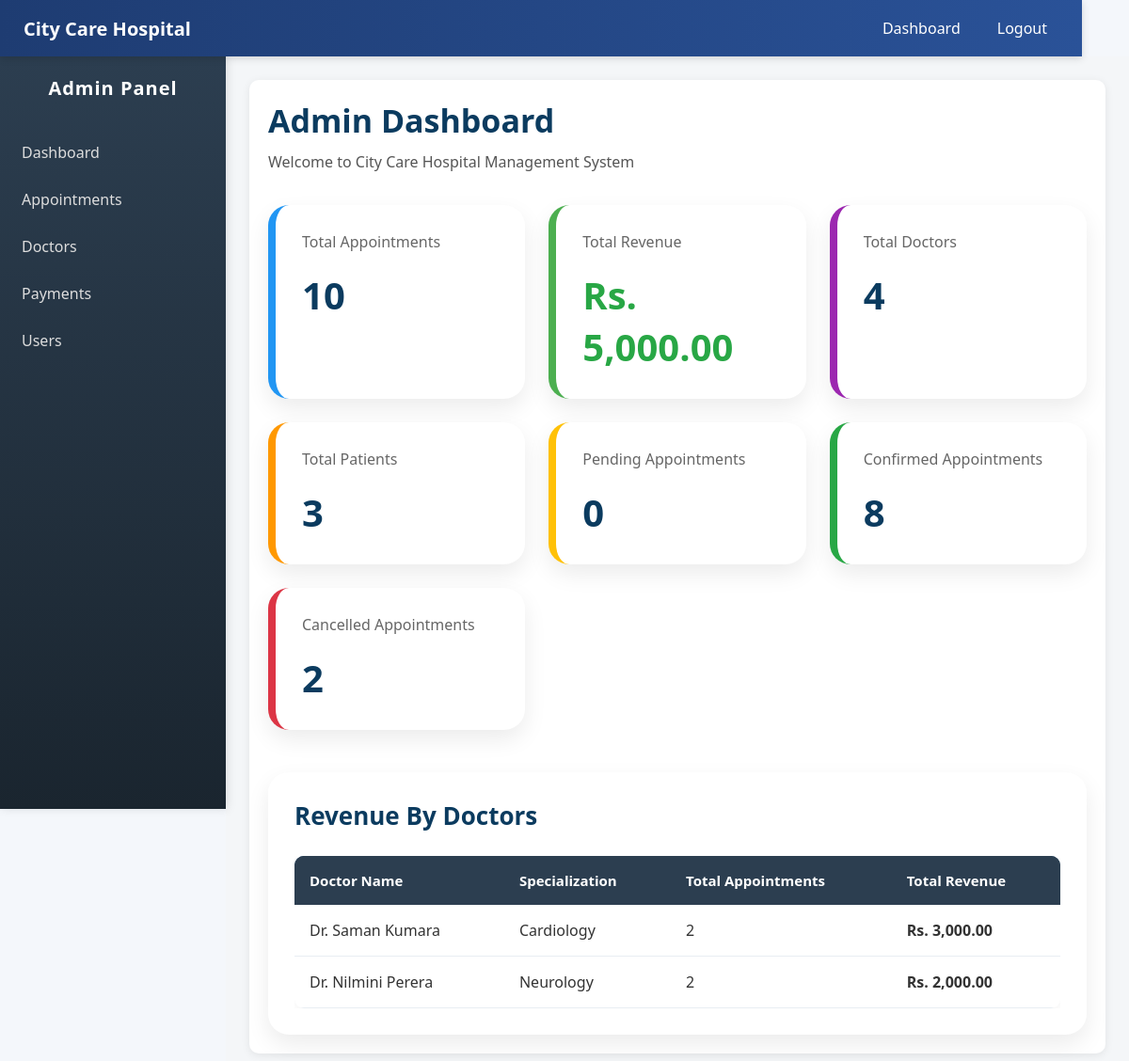
Page /admin/admin-dashboard.php on the committed database.
### tables this page shows
CREATE TABLE IF NOT EXISTS `doctors` (
  `doctor_id` int NOT NULL AUTO_INCREMENT,
  `name` varchar(100) NOT NULL,
  `specialization` varchar(100) NOT NULL,
  `contact` varchar(15) DEFAULT NULL,
  PRIMARY KEY (`doctor_id`),
  KEY `specialization` (`specialization`)
);

### admin/pages/dashboard.php (the view, shortened to what this page needs)
<?php
require_once "../includes/db.php";
$totalAppointments = $pdo->query("
    SELECT COUNT(*)
    FROM appointments
")->fetchColumn();
$totalPayments = $pdo->query("
    SELECT IFNULL(SUM(amount),0)
    FROM payments
")->fetchColumn();
$totalDoctors = $pdo->query("
    SELECT COUNT(*)
    FROM doctors
")->fetchColumn();
$totalPatients = $pdo->query("
    SELECT COUNT(*)
    FROM users
    WHERE role='Patient'
")->fetchColumn();
$pendingAppointments = $pdo->query("
    SELECT COUNT(*)
    FROM appointments
    WHERE status='Pending'
")->fetchColumn();
$confirmedAppointments = $pdo->query("
    SELECT COUNT(*)
    FROM appointments
    WHERE status='Confirmed'
")->fetchColumn();
$cancelledAppointments = $pdo->query("
    SELECT COUNT(*)
    FROM appointments
    WHERE status='Cancelled'
")->fetchColumn();
$revenueData = $pdo->query("
    SELECT *
    FROM vw_revenuebydoctor
    ORDER BY total_revenue DESC
");
?>
<div class="dashboard-container">
    <h2 class="dashboard-title">
        Admin Dashboard
    </h2>
    <p class="dashboard-subtitle">
        Welcome to City Care Hospital Management System
    </p>
    <div class="dashboard-grid">
        <div class="dashboard-card appointments">
            <div class="card-title">
                Total Appointments
            </div>
            <div class="card-value">
                <?php echo $totalAppointments; ?>
            </div>
        </div>
        <div class="dashboard-card payments">
            <div class="card-title">
                Total Revenue
            </div>
            <div class="card-value money">
                Rs.
                <?php echo number_format($totalPayments,2); ?>
            </div>
        </div>
        <div class="dashboard-card doctors">
            <div class="card-title">
                Total Doctors
            </div>
            <div class="card-value">
                <?php echo $totalDoctors; ?>
            </div>
        </div>
        <div class="dashboard-card patients">
            <div class="card-title">
                Total Patients
            </div>
            <div class="card-value">
                <?php echo $totalPatients; ?>
            </div>
        </div>
        <div class="dashboard-card pending">
            <div class="card-title">
                Pending Appointments
            </div>
            <div class="card-value">
                <?php echo $pendingAppointments; ?>
            </div>
        </div>
        <div class="dashboard-card confirmed">
            <div class="card-title">
                Confirmed Appointments
            </div>
            <div class="card-value">
                <?php echo $confirmedAppointments; ?>
            </div>
        </div>
        <div class="dashboard-card cancelled">
            <div class="card-title">
                Cancelled Appointments
            </div>
            <div class="card-value">
                <?php echo $cancelledAppointments; ?>
            </div>
        </div>
    </div>
    <div class="revenue-section">
        <h3 class="revenue-title">
            Revenue By Doctors
        </h3>
        <div class="table-wrapper">
            <table class="revenue-table">
                <thead>
                    <tr>
                        <th>Doctor Name</th>
                        <th>Specialization</th>
                        <th>Total Appointments</th>
                        <th>Total Revenue</th>
                    </tr>
                </thead>
                <tbody>
                    <?php if($revenueData->rowCount() > 0): ?>
                        <?php while($row = $revenueData->fetch()): ?>
                            <tr>
                                <td>
                                    <?php
                                    echo htmlspecialchars(
                                        $row['doctor_name']
                                    );
                                    ?>
                                </td>
                                <td>
                                    <?php
                                    echo htmlspecialchars(
                                        $row['specialization']
                                    );
                                    ?>
                                </td>
                                <td>
                                    <?php
                                    echo $row['total_appointments'];
                                    ?>
                                </td>
                                <td class="revenue-money">
                                    Rs.
                                    <?php
                                    echo number_format(
                                        $row['total_revenue'],
                                        2
                                    );
                                    ?>
                                </td>
                            </tr>
                        <?php endwhile; ?>
                    <?php endif; ?>
                </tbody>
            </table>
        </div>
    </div>
</div>

### admin/styles.css (style rules this page uses)
body { margin: 0; font-family: "Segoe UI", Arial, sans-serif; background: #f4f6f9; }
h2 { margin-top: 0; color: #2c3e50; }
table { width: 100%; border-collapse: collapse; background: white; border-radius: 10px; overflow: hidden; box-shadow: 0 2px 10px rgba(0, 0, 0, 0.05); }
table th { background: #2c3e50; color: white; padding: 12px; }
table td { padding: 12px; border-bottom: 1px solid #eee; }

### admin/admin-dashboard.php (style rules this page uses)
body { margin: 0; font-family: Arial, sans-serif; background: #f4f6f8; }

### admin/pages/dashboard.php (style rules this page uses)
* { margin:0; padding:0; box-sizing:border-box; font-family:'Segoe UI',sans-serif; }
body { background:#f4f7fb; }
.dashboard-title { font-size:34px; font-weight:bold; margin-bottom:10px; color:#0b3b5f; }
.dashboard-subtitle { color:#555; margin-bottom:35px; font-size:16px; }
.dashboard-grid { display:grid; grid-template-columns: repeat(auto-fit,minmax(250px,1fr)); gap:25px; }
.dashboard-card { background:white; border-radius:22px; padding:28px; box-shadow:0 10px 25px rgba(0,0,0,0.08); transition:0.3s; }
.card-title { font-size:16px; color:#666; margin-bottom:18px; }
.card-value { font-size:40px; font-weight:bold; color:#0b3b5f; }
.appointments { border-left:8px solid #2196f3; }
.payments { border-left:8px solid #4caf50; }
.doctors { border-left:8px solid #9c27b0; }
.patients { border-left:8px solid #ff9800; }
.pending { border-left:8px solid #ffc107; }
.confirmed { border-left:8px solid #28a745; }
.cancelled { border-left:8px solid #dc3545; }
.money { color:#28a745; }
.revenue-section { margin-top:45px; background:white; border-radius:22px; padding:28px; box-shadow:0 10px 25px rgba(0,0,0,0.08); }
.revenue-title { font-size:26px; color:#0b3b5f; margin-bottom:25px; }
.table-wrapper { overflow-x:auto; }
.revenue-table { width:100%; border-collapse:collapse; overflow:hidden; }
.revenue-table thead { background:#0b3b5f; color:white; }
.revenue-table th { padding:16px; text-align:left; font-size:15px; }
.revenue-table td { padding:16px; border-bottom:1px solid #e8edf3; color:#333; }
.revenue-money { color:#28a745; font-weight:bold; }

### rows in the picture
doctors: doctor_name "Dr. Saman Kumara", specialization "Cardiology", total_appointments "2", total_revenue "3,000.00"
doctors: doctor_name "Dr. Nilmini Perera", specialization "Neurology", total_appointments "2", total_revenue "2,000.00"

### other values in the picture
$totalAppointments "10"
$totalPayments "5,000.00"
$totalDoctors "4"
$totalPatients "3"
$pendingAppointments "0"
$confirmedAppointments "8"
$cancelledAppointments "2"
